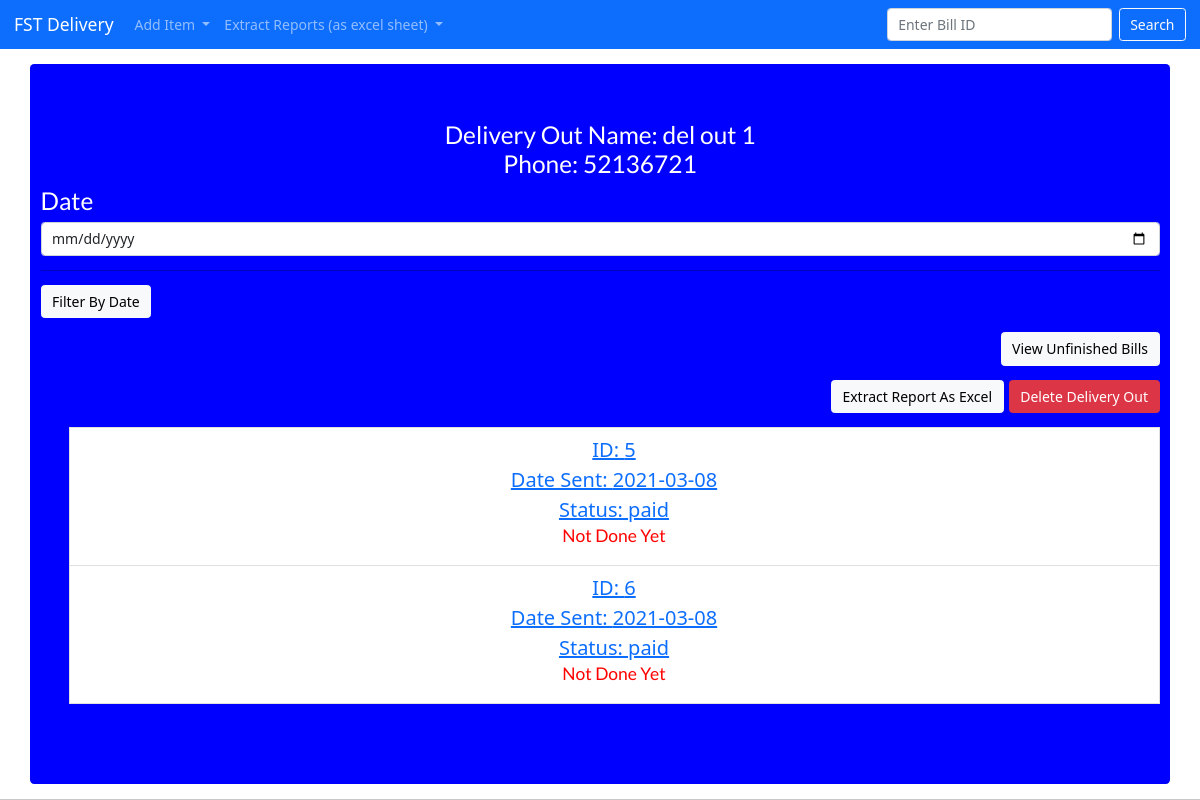
Screenshot of /delivery_out_details/8/ with the database file from the repository.
### deliveryApp/models.py (models this page shows, shortened)
class Delivery_Out(models.Model):
    Name = models.CharField(max_length=50)
    Phone = models.CharField(max_length=20)

class Bill(models.Model):
    Id = models.CharField(max_length=10, primary_key=True)
    Date_In = models.DateTimeField('Date In', null=True, blank=True)
    Date_Sent = models.DateTimeField('Date Sent', null=True, blank=True,default=None)
    Date_Paid = models.DateTimeField('Date Paid', null=True, blank=True, default=None)
    Date_Done = models.DateTimeField('Date Done', null=True, blank=True, default=None)
    Done = models.BooleanField(default=False)
    address = models.CharField(max_length=100000,default="Address not found")
    delivery_in = models.ForeignKey(Delivery_In, on_delete=models.CASCADE)
    delivery_out = models.ForeignKey(Delivery_Out, on_delete=models.CASCADE)
    endClientName=models.CharField(max_length=100000,default="Unknown Name")
    endClientNumber=models.CharField(max_length=10000,default="03000000")
    manager = models.ForeignKey(Manager, on_delete=models.CASCADE)
    client = models.ForeignKey(Client, on_delete=models.CASCADE, null=False)
    Product_cost = models.PositiveIntegerField( default=0)
    Delivery_cost = models.PositiveIntegerField(default=0)
    Status = models.CharField(max_length=99, choices=Status_Choices, default="pending" )
    Hidden_Status =  models.CharField(max_length=99, choices=Status_Choices, default="pending" )
    Done_Refunding = models.BooleanField(default=False)

### deliveryApp/views.py (the view, shortened to what this page needs)
# urls.py: path('delivery_out_details/<int:delivery_out_id>/',views.delivery_out_details,name='delivery_out_details'),
def delivery_out_details(request, delivery_out_id ,year=0, month=0, day=0,bill_id=-1, operation='no operation'):
	lst = Bill.objects.filter(
		Q(delivery_out=delivery_out_id) & ~Q(Status = 'refunded')
	)
	if year!=0:
		date=datetime.date(int(year),int(month),int(day))
	else:
		date='0-0-0'
	delivery_out=Delivery_Out.objects.get(pk=delivery_out_id)
	return render(request, 'delivery_out_details.html', {'bills':lst, 'date':date, 'delivery_out':delivery_out, 'deliveryouts':Delivery_Out.objects.all()})

### deliveryApp/templatetags/deliverytags.py (called while the page is built)
def to_date(value):
	if value:
		value = str(value)
		data = value.split(' ')
		date = data[0]
		time = data[1]
		time = time.split(':')
		hr = time[0]
		minute = time[1]
		print(hr," ",minute)
		hr = int(hr)
		minute = int(minute)
		print(hr," ",minute)
		hr += 2
		hr = hr % 24
		cracked = date.split('-')
		temp = datetime.datetime(int(cracked[0]), int(cracked[1]), int(cracked[2]),12,0,0)
		if hr>=0 and (hr<2 or (hr==2 and minute==0)):
			temp += datetime.timedelta(days=1)
		hr = str(hr)
		minute = str(minute)
		return str(temp.date())
	return "Not Sent Yet"

def get_year(value):
	string = str(value).strip()
	lst=string.split('-')
	print(lst)
	return int(lst[0])

def get_month(value):
	string = str(value).strip()
	lst=string.split('-')
	print(lst)
	return int(lst[1])

def get_day(value):
	string = str(value).strip()
	lst=string.split('-')
	print(lst)
	return int(lst[2])

### deliveryApp/templates/delivery_out_details.html (shortened to what this page needs)
{% extends "base.html" %}
{% load deliverytags %}
{% block content %}
    <link rel="stylesheet" href="https://cdnjs.cloudflare.com/ajax/libs/font-awesome/4.7.0/css/font-awesome.min.css">
<div class="container jumbotron list-group-item-danger" style="color:black;overflow-y:scroll; height:90%; margin-bottom:15px; font-size:20px; width:100% ; background-color:blue; margin-top:15px ">
<ol class="list-group">
	<h3 style="color:white; text-align: center">Delivery Out Name: {{ delivery_out.Name }}
<br> Phone: {{ delivery_out.Phone }}
</h3>
	<form class="form-group" style="align:center" action="{% url 'delivery_out_details' delivery_out.pk %}" method="POST">
    <label for="requested_date" style="color:white;"><h3 >Date </h3> </label>
    <input class="form-control" id="requested_date" type="date" name="requested_date" {% if date == '0-0-0' %} value="No Date Specified" {% else %} value={{date|to_str}} {% endif %}>
    <hr>
    <input style="align-self: center" type="submit" class="btn btn-light" value="Filter By Date">
</form>
<p align="right"><a href="{% url 'delivery_out_details' delivery_out.pk  %}"><button  class="btn btn-light">View Unfinished Bills</button> </a></p>
<p align="right">
 <a href="{% url 'extract_delivery_out_report' delivery_out.pk %}"> <button class="btn btn-light">
  Extract Report As Excel
</button></a>
  <a href="{% url 'delete_delivery_out' delivery_out.pk  %}"><button  class="btn btn-danger">Delete Delivery Out</button> </a></p>
<ul>
{% if date != '0-0-0' %}
				{% for sts in bills %}
			{% if sts.Status != 'pending' and sts.Date_Sent|to_date == date|to_str %}
				{% if sts.Status == 'refunded' %}
			                    <li name="{{sts.Id}}_item" class="list-group-item " style="text-align: center; background: yellow"><a
			                        href="{% url 'bill_details' sts.Id sts.Status  %}"
			                        >ID: {{sts.Id}}   <div name="{{sts.Id}}_date">Date Sent: {{sts.Date_Sent|to_date}}</div>
			                    <div id="{{sts.Id}}_status" >Status: {{sts.Status}} </div></a>
			                    {% if sts.Done_Refunding %} <h5 style="color:green">Done Refunding</h5>
			                    {% else %}
			                    <h5 id="{{sts.Id}}_notdonerefunding" style="color:red">Refunding Not Done Yet</h5>
			                    {% endif %}
			                    <div style="margin-right: 0px;padding-top:5px">
			                    </div>
			                    </li>
			              {% else %}
			<li name="{{sts.Id}}_item" class="list-group-item " style="text-align: center"><a
				href="{% url 'bill_details' sts.Id sts.Status  %}"
				>ID: {{sts.Id}}   <div name="{{sts.Id}}_date">Date Sent: {{sts.Date_Sent|to_date}}</div>
			<div id="{{sts.Id}}_status" >Status: {{sts.Status}} </div></a>
			{% if sts.Done %}
			<h5 name="{{sts.Id}}_done" style="color: green"> Done </h5>
			{% else %}
			<h5 id="{{sts.Id}}_notdone" style="color: red"> Not Done Yet </h5>
			{% if sts.Status == 'paid' %}
			{% else %}
			<span id="done_{{sts.Id}}"></span>
			{% endif %}
			{% endif %}
			<div style="margin-right: 0px;padding-top:5px">
			{% if sts.Status == "pending"  %}
      <div id="deliveryout_{{sts.Id}}">
          <label for="deliveryout">Choose Driver Out:</label><br>
             <select class="ui search dropdown"   id="selectdeliveryout_{{sts.Id}}" >
                <option value="intro" selected disabled hidden>Search by typing the name</option>
              {% for deliveryout in deliveryouts %}
             <option  value="{{deliveryout.pk}}">{{deliveryout.Name}}</option>
           {% endfor %}
          </select><br><br></div>
          <script type="text/javascript">
          jQuery('.ui.search.dropdown')
            .dropdown();
            </script></div>
			<a name="{{sts.Id}}" class="sent" id="sent_{{sts.Id}}"> <button type="button" id="{{sts.Id}}_sentbutton" class="btn btn-warning"    onclick="behave()" name="sent">Sent? </button></a>
			{% elif sts.Status == "sent" %}
			<a name="{{sts.Id}}" class="paid" id="paid_{{sts.Id}}"> <button id="{{sts.Id}}_paidbutton" type="button" class="btn btn-info"    onclick="behave()" name="paid">Paid? </button></a>
			{% endif %}
			{% endif %}
			</li>
			{% endif %}
			{% endfor %}
{% else %}
{% for sts in bills %}
    {% if sts.Status != 'pending' %}
			{% if not sts.Done or sts.status == 'refunded' %}
          {% if not sts.Done_Refunding %}
				{% if sts.Status == 'refunded' %}
			                    <li name="{{sts.Id}}_item" class="list-group-item " style="text-align: center; background: yellow"><a
			                        href="{% url 'bill_details' sts.Id sts.Status  %}"
			                        >ID: {{sts.Id}}   <div name="{{sts.Id}}_date">Date Sent: {{sts.Date_Sent|to_date}}</div>
			                    <div id="{{sts.Id}}_status" >Status: {{sts.Status}} </div></a>
			                    {% if sts.Done_Refunding %} <h5 style="color:green">Done Refunding</h5>
			                    {% else %}
			                    <h5 id="{{sts.Id}}_notdonerefunding" style="color:red">Refunding Not Done Yet</h5>
			                    {% endif %}
			                    <div style="margin-right: 0px;padding-top:5px">
			                    </div>
			                    </li>
			              {% else %}
			<li name="{{sts.Id}}_item" class="list-group-item " style="text-align: center"><a
				href="{% url 'bill_details' sts.Id sts.Status  %}"
				>ID: {{sts.Id}}   <div name="{{sts.Id}}_date">Date Sent: {{sts.Date_Sent|to_date}}</div>
			<div id="{{sts.Id}}_status" >Status: {{sts.Status}} </div></a>
			{% if sts.Done %}
			<h5 name="{{sts.Id}}_done" style="color: green"> Done </h5>
			{% else %}
			<h5 id="{{sts.Id}}_notdone" style="color: red"> Not Done Yet </h5>
			{% endif %}
			<div style="margin-right: 0px;padding-top:5px">
			{% endif %}
			</li>
			{% endif %}
			{% endif %}
      {%  endif %}
			{% endfor %}
{% endif %}
</div>
{% endblock %}

### rows the page displays
Delivery_Out: Name "del out 1", Phone "52136721"
Bill: Id "5", Date_Sent|to_date "2021-03-08", Status "paid"
Bill: Id "6", Date_Sent|to_date "2021-03-08", Status "paid"
